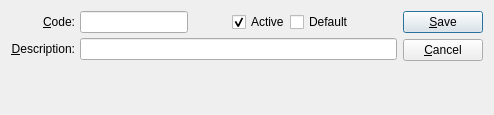
<?xml version="1.0" encoding="UTF-8"?>
<ui version="4.0">
 <comment>This file is part of the xtCore Package for xTuple ERP,
and is Copyright (c) 1999-2019 by OpenMFG LLC, d/b/a xTuple.  It
is licensed to you under the xTuple End-User License Agreement (&quot;the
EULA&quot;), the full text of which is available at www.xtuple.com/EULA.
While the EULA gives you access to source code and encourages your
involvement in the development process, this Package is not free
software.  By using this software, you agree to be bound by the
terms of the EULA.</comment>
 <class>poType</class>
 <widget class="QDialog" name="poType">
  <property name="geometry">
   <rect>
    <x>0</x>
    <y>0</y>
    <width>494</width>
    <height>115</height>
   </rect>
  </property>
  <property name="windowTitle">
   <string>Purchase Type</string>
  </property>
  <layout class="QGridLayout" name="gridLayout">
   <item row="0" column="0">
    <layout class="QVBoxLayout">
     <property name="spacing">
      <number>0</number>
     </property>
     <item>
      <layout class="QHBoxLayout">
       <property name="spacing">
        <number>5</number>
       </property>
       <item>
        <layout class="QVBoxLayout">
         <property name="spacing">
          <number>5</number>
         </property>
         <item>
          <widget class="QLabel" name="_codeLit">
           <property name="text">
            <string>&amp;Code:</string>
           </property>
           <property name="alignment">
            <set>Qt::AlignRight|Qt::AlignTrailing|Qt::AlignVCenter</set>
           </property>
           <property name="buddy">
            <cstring>_typeCode</cstring>
           </property>
          </widget>
         </item>
         <item>
          <widget class="QLabel" name="_descriptionLit">
           <property name="text">
            <string>&amp;Description:</string>
           </property>
           <property name="alignment">
            <set>Qt::AlignRight|Qt::AlignTrailing|Qt::AlignVCenter</set>
           </property>
           <property name="buddy">
            <cstring>_typeDescr</cstring>
           </property>
          </widget>
         </item>
        </layout>
       </item>
       <item>
        <layout class="QVBoxLayout">
         <property name="spacing">
          <number>5</number>
         </property>
         <item>
          <layout class="QHBoxLayout">
           <property name="spacing">
            <number>0</number>
           </property>
           <item>
            <widget class="XLineEdit" name="_typeCode"/>
           </item>
           <item>
            <spacer name="horizontalSpacer">
             <property name="orientation">
              <enum>Qt::Horizontal</enum>
             </property>
             <property name="sizeHint" stdset="0">
              <size>
               <width>40</width>
               <height>20</height>
              </size>
             </property>
            </spacer>
           </item>
           <item>
            <widget class="QCheckBox" name="_active">
             <property name="text">
              <string>Active</string>
             </property>
             <property name="checked">
              <bool>true</bool>
             </property>
            </widget>
           </item>
           <item>
            <widget class="QCheckBox" name="_default">
             <property name="text">
              <string>Default</string>
             </property>
            </widget>
           </item>
           <item>
            <spacer name="Spacer29">
             <property name="orientation">
              <enum>Qt::Horizontal</enum>
             </property>
             <property name="sizeType">
              <enum>QSizePolicy::Expanding</enum>
             </property>
             <property name="sizeHint" stdset="0">
              <size>
               <width>20</width>
               <height>20</height>
              </size>
             </property>
            </spacer>
           </item>
          </layout>
         </item>
         <item>
          <widget class="XLineEdit" name="_typeDescr"/>
         </item>
        </layout>
       </item>
      </layout>
     </item>
     <item>
      <spacer name="Spacer35">
       <property name="orientation">
        <enum>Qt::Vertical</enum>
       </property>
       <property name="sizeType">
        <enum>QSizePolicy::Expanding</enum>
       </property>
       <property name="sizeHint" stdset="0">
        <size>
         <width>20</width>
         <height>20</height>
        </size>
       </property>
      </spacer>
     </item>
    </layout>
   </item>
   <item row="0" column="1">
    <layout class="QVBoxLayout" name="verticalLayout">
     <item>
      <widget class="QPushButton" name="_save">
       <property name="text">
        <string>&amp;Save</string>
       </property>
       <property name="shortcut">
        <string>Return</string>
       </property>
      </widget>
     </item>
     <item>
      <widget class="QPushButton" name="_close">
       <property name="text">
        <string>&amp;Cancel</string>
       </property>
       <property name="shortcut">
        <string>Esc</string>
       </property>
      </widget>
     </item>
     <item>
      <spacer name="verticalSpacer">
       <property name="orientation">
        <enum>Qt::Vertical</enum>
       </property>
       <property name="sizeHint" stdset="0">
        <size>
         <width>20</width>
         <height>40</height>
        </size>
       </property>
      </spacer>
     </item>
    </layout>
   </item>
  </layout>
 </widget>
 <layoutdefault spacing="6" margin="11"/>
 <customwidgets>
  <customwidget>
   <class>XLineEdit</class>
   <extends>QLineEdit</extends>
   <header>xlineedit.h</header>
   <container>1</container>
  </customwidget>
 </customwidgets>
 <tabstops>
  <tabstop>_typeCode</tabstop>
  <tabstop>_typeDescr</tabstop>
  <tabstop>_active</tabstop>
  <tabstop>_default</tabstop>
  <tabstop>_save</tabstop>
  <tabstop>_close</tabstop>
 </tabstops>
 <includes>
  <include location="global">parameter.h</include>
 </includes>
 <resources/>
 <connections/>
</ui>
